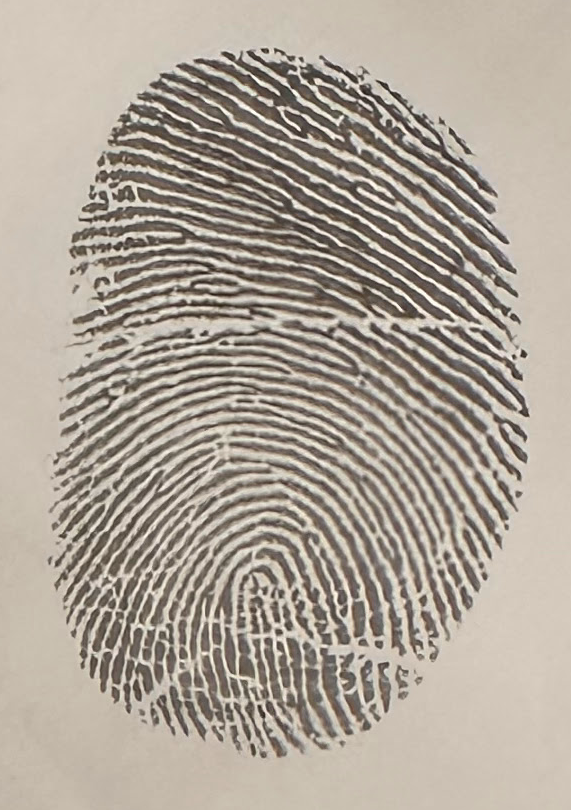
#> input picture fingerprint/sample.png, 571 x 810 px, found by its file name
$ python fingerprint2.py
#> lines starting #> are read from the running program, lines starting #| are printed output that depends on the picture; long printed decimals are rounded
import cv2


img = cv2.imread("C:\\Users\\naray\\Documents\\kids_python\\sample.png", cv2.IMREAD_GRAYSCALE)
#> img: shape (810, 571); min 21, max 255, mean 165.6
img2 = cv2.imread("C:\\Users\\naray\\Documents\\kids_python\\dad2.png", cv2.IMREAD_GRAYSCALE)
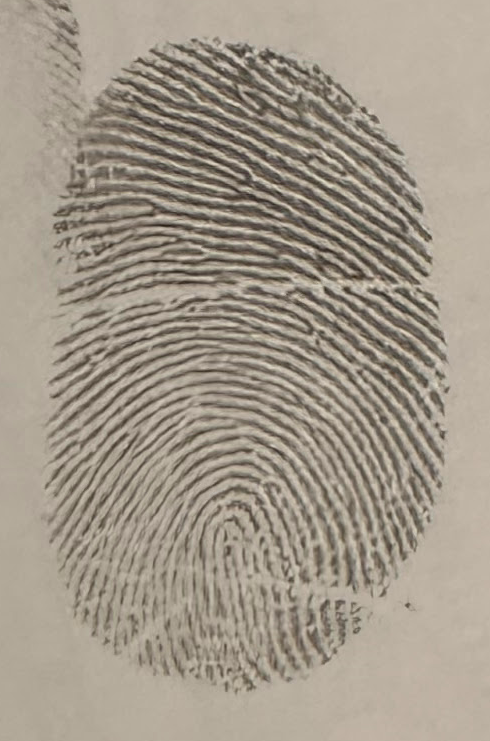
#> input picture fingerprint/dad2.png, 490 x 741 px, found by its file name
#> img2: shape (741, 490); min 34, max 223, mean 153.7


sift = cv2.SIFT_create()
keypoints_1, desc_1 = sift.detectAndCompute(img, None)
#> keypoints_1 = 4821 keypoints; strongest (x, y, size): (523, 354, 4.3), (299, 129, 2.6), (514, 356, 2.9), (294, 92, 3.3)
keypoints_2, desc_2 = sift.detectAndCompute(img2, None)
#> keypoints_2 = 3615 keypoints; strongest (x, y, size): (347, 290, 4.8), (327, 291, 4.9), (247, 54, 3.2), (237, 104, 3.2)


matches = cv2.FlannBasedMatcher({'algorithm': 1, 'trees': 10}, {}).knnMatch(desc_1, desc_2, k=2)
#> matches = 4821 matches
match_points = []
for p, q in matches:

    if p.distance < 0.5 * q.distance:
        match_points.append(p)
#> after the loop, match_points = 24 matches
        #print(p.distance,q.distance)


print(f"sample: features: {len(keypoints_1)}")
#| sample: features: 4821
print(f"sample2: features: {len(keypoints_2)}")
#| sample2: features: 3615
print(f"matches: {len(match_points)}")
#| matches: 24
keypoints = 0
if len(keypoints_1) < len(keypoints_2):
    keypoints = len(keypoints_1)
else:
    keypoints = len(keypoints_2)
#> keypoints = 3615

score = len(match_points) / keypoints * 100
#> score = 0.664
print(score)
#| 0.6639

img = cv2.drawKeypoints(img, keypoints_1, img, flags=cv2.DRAW_MATCHES_FLAGS_DRAW_RICH_KEYPOINTS)
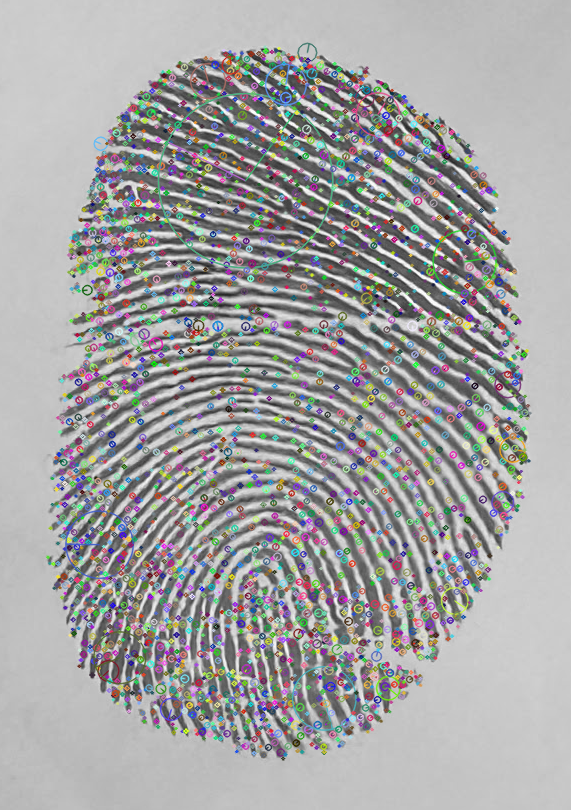
#> img: shape (810, 571, 3); mean of channels 0, 1, 2 163.6, 163.2, 163.4; drawn as B, G, R
result = cv2.drawMatches(img, keypoints_1, img2, keypoints_2, match_points, None)
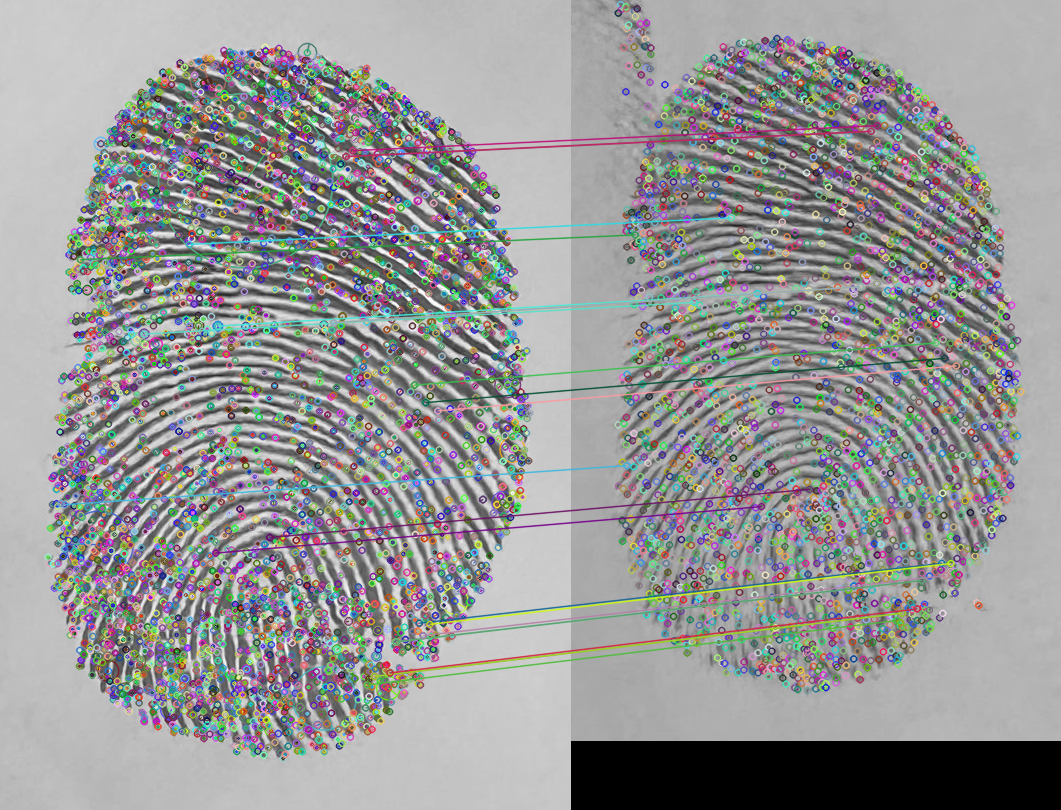
#> result: shape (810, 1061, 3); mean of channels 0, 1, 2 150.8, 150.6, 150.4; drawn as B, G, R

cv2.imshow('Image Window', result)
# Wait for a key press
cv2.waitKey(0)

# Close all windows
cv2.destroyAllWindows()
